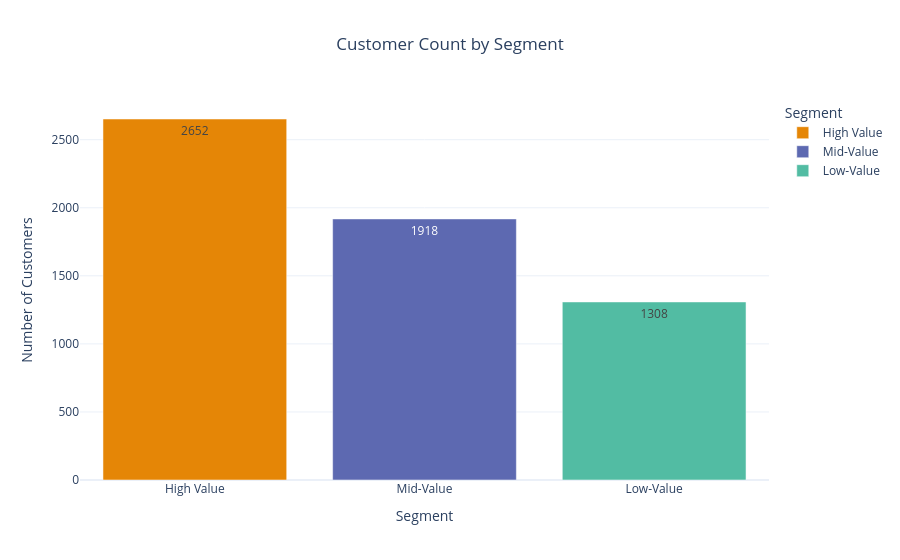

The notebook cell this image was saved under:
### Code cell
# Get customer counts per segment and rename columns
segment_counts = rfm["Segment"].value_counts().reset_index()
segment_counts.columns = ["Segment", "Count"]

# Create bar chart
fig = px.bar(
    segment_counts,
    x="Segment",
    y="Count",
    text_auto=True,
    color="Segment",
    color_discrete_sequence=px.colors.qualitative.Vivid,
    title="Customer Count by Segment",
    labels={"Segment": "Segment", "Count": "Number of Customers"}
)

fig.update_layout(template="plotly_white", title_x=0.5)
fig.show()

### Figure 1 — Plotly figure (JSON) as saved in the notebook; plotly's stock layout.template omitted (floating-point values rounded to 4 significant figures)
{"data": [{"hovertemplate": "Segment=%{x}<br>Number of Customers=%{y}<extra></extra>", "legendgroup": "High Value", "marker": {"color": "rgb(229, 134, 6)", "pattern": {"shape": ""}}, "name": "High Value", "orientation": "v", "showlegend": true, "textposition": "auto", "texttemplate": "%{y}", "type": "bar", "x": ["High Value"], "xaxis": "x", "y": [2652], "yaxis": "y"}, {"hovertemplate": "Segment=%{x}<br>Number of Customers=%{y}<extra></extra>", "legendgroup": "Mid-Value", "marker": {"color": "rgb(93, 105, 177)", "pattern": {"shape": ""}}, "name": "Mid-Value", "orientation": "v", "showlegend": true, "textposition": "auto", "texttemplate": "%{y}", "type": "bar", "x": ["Mid-Value"], "xaxis": "x", "y": [1918], "yaxis": "y"}, {"hovertemplate": "Segment=%{x}<br>Number of Customers=%{y}<extra></extra>", "legendgroup": "Low-Value", "marker": {"color": "rgb(82, 188, 163)", "pattern": {"shape": ""}}, "name": "Low-Value", "orientation": "v", "showlegend": true, "textposition": "auto", "texttemplate": "%{y}", "type": "bar", "x": ["Low-Value"], "xaxis": "x", "y": [1308], "yaxis": "y"}], "layout": {"barmode": "relative", "legend": {"title": {"text": "Segment"}, "tracegroupgap": 0}, "title": {"text": "Customer Count by Segment", "x": 0.5}, "xaxis": {"anchor": "y", "categoryarray": ["High Value", "Mid-Value", "Low-Value"], "categoryorder": "array", "domain": [0, 1], "title": {"text": "Segment"}}, "yaxis": {"anchor": "x", "domain": [0, 1], "title": {"text": "Number of Customers"}}}}
